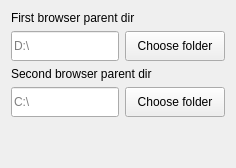
             <widget class="QWidget" name="browser_page_options_tab">
              <attribute name="title">
               <string>Options</string>
              </attribute>
              <layout class="QVBoxLayout" name="browser_page_options_tab_lay">
               <item>
                <widget class="QLabel" name="first_browser_parent_dir_path_label">
                 <property name="text">
                  <string>First browser parent dir</string>
                 </property>
                </widget>
               </item>
               <item>
                <widget class="QWidget" name="first_browser_parent_dir_path_widget" native="true">
                 <layout class="QHBoxLayout" name="first_browser_parent_dir_path_lay">
                  <property name="leftMargin">
                   <number>0</number>
                  </property>
                  <property name="topMargin">
                   <number>0</number>
                  </property>
                  <property name="rightMargin">
                   <number>0</number>
                  </property>
                  <property name="bottomMargin">
                   <number>0</number>
                  </property>
                  <item>
                   <widget class="QLineEdit" name="first_browser_parent_dir_box">
                    <property name="minimumSize">
                     <size>
                      <width>0</width>
                      <height>30</height>
                     </size>
                    </property>
                    <property name="placeholderText">
                     <string>D:\</string>
                    </property>
                   </widget>
                  </item>
                  <item>
                   <widget class="QPushButton" name="first_browser_parent_dir_button">
                    <property name="minimumSize">
                     <size>
                      <width>100</width>
                      <height>30</height>
                     </size>
                    </property>
                    <property name="text">
                     <string>Choose folder</string>
                    </property>
                   </widget>
                  </item>
                 </layout>
                </widget>
               </item>
               <item>
                <widget class="QLabel" name="second_browser_parent_dir_path_label">
                 <property name="text">
                  <string>Second browser parent dir</string>
                 </property>
                </widget>
               </item>
               <item>
                <widget class="QWidget" name="second_browser_parent_dir_path_widget" native="true">
                 <layout class="QHBoxLayout" name="second_browser_parent_dir_path_lay">
                  <property name="leftMargin">
                   <number>0</number>
                  </property>
                  <property name="topMargin">
                   <number>0</number>
                  </property>
                  <property name="rightMargin">
                   <number>0</number>
                  </property>
                  <property name="bottomMargin">
                   <number>0</number>
                  </property>
                  <item>
                   <widget class="QLineEdit" name="second_browser_parent_dir_box">
                    <property name="minimumSize">
                     <size>
                      <width>0</width>
                      <height>30</height>
                     </size>
                    </property>
                    <property name="text">
                     <string/>
                    </property>
                    <property name="placeholderText">
                     <string>C:\</string>
                    </property>
                   </widget>
                  </item>
                  <item>
                   <widget class="QPushButton" name="second_browser_parent_dir_button">
                    <property name="minimumSize">
                     <size>
                      <width>100</width>
                      <height>30</height>
                     </size>
                    </property>
                    <property name="text">
                     <string>Choose folder</string>
                    </property>
                   </widget>
                  </item>
                 </layout>
                </widget>
               </item>
               <item>
                <spacer name="browser_page_options_spacer">
                 <property name="orientation">
                  <enum>Qt::Vertical</enum>
                 </property>
                 <property name="sizeHint" stdset="0">
                  <size>
                   <width>20</width>
                   <height>40</height>
                  </size>
                 </property>
                </spacer>
               </item>
              </layout>
             </widget>
